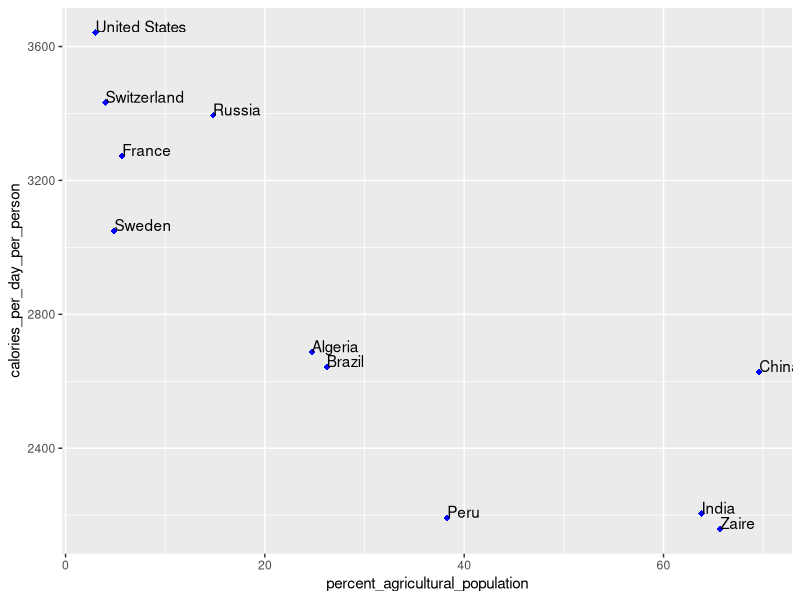
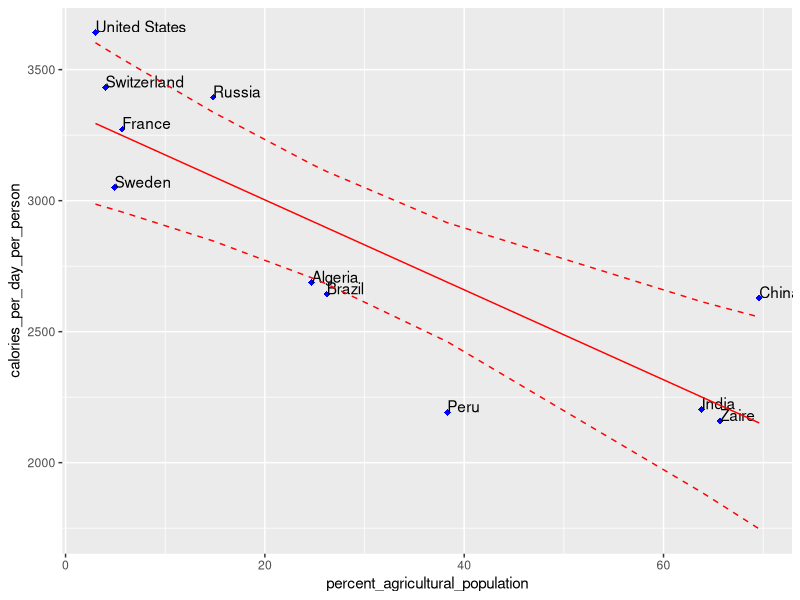

Reproduce these figures in R, in order.
## ---- chunk 1
library(ggplot2)
library(tidyverse)
## ---- chunk 2
dat = read.csv('data_ex1.csv')
dat
## ---- chunk 3
ggplot(data = dat,aes(x=percent_agricultural_population,y=calories_per_day_per_person)) + 
  geom_point(shape=18,color="blue",size=2)+
  geom_text(aes(label=country),hjust=0, vjust=0)
## ---- chunk 4
LM = lm(calories_per_day_per_person~percent_agricultural_population,data=dat)
LM$coefficients
## ---- chunk 5
summary(LM)
## ---- chunk 6
pred = predict(LM, dat,interval="confidence")
pred
## ---- chunk 7
dat2 = cbind(dat,pred)
ggplot(data=dat2 ) + 
  geom_point(aes(x=percent_agricultural_population, y=calories_per_day_per_person),shape=18,color="blue",size=2)+
  geom_text(aes(x=percent_agricultural_population, y=calories_per_day_per_person,label=country),hjust=0, vjust=0)+
  geom_line(aes(x=percent_agricultural_population, y=fit),col="red") + 
  geom_line(aes(x=percent_agricultural_population, y=lwr),linetype = "dashed",col="red") + 
  geom_line(aes(x=percent_agricultural_population, y=upr),linetype = "dashed",col="red")

